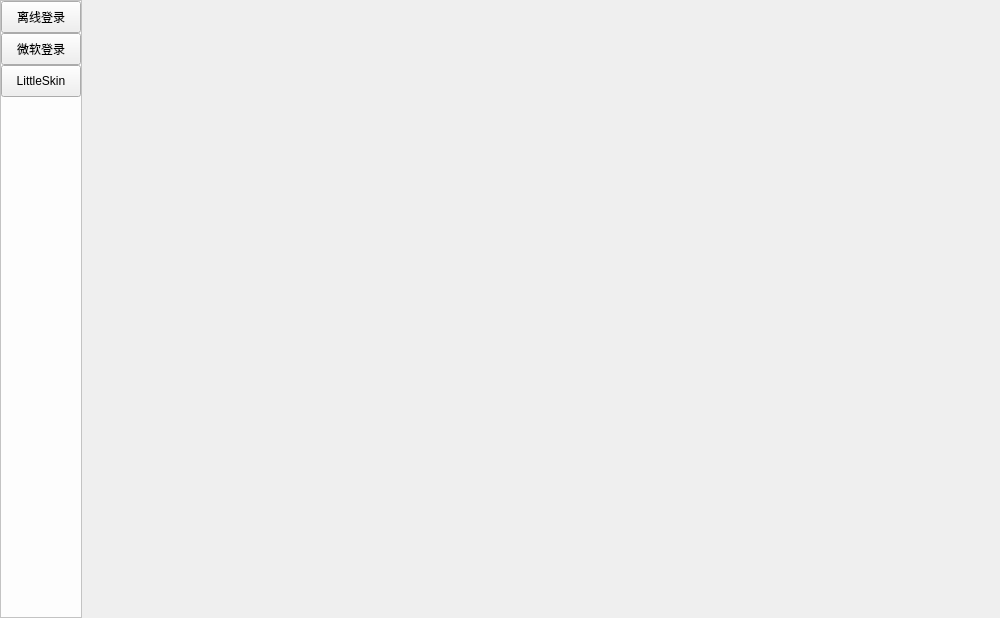
<?xml version="1.0" encoding="UTF-8"?>
<ui version="4.0">
 <class>CreateUser</class>
 <widget class="QWidget" name="CreateUser">
  <property name="geometry">
   <rect>
    <x>0</x>
    <y>0</y>
    <width>1000</width>
    <height>618</height>
   </rect>
  </property>
  <property name="windowTitle">
   <string>创建用户</string>
  </property>
  <layout class="QGridLayout" name="gridLayout">
   <property name="leftMargin">
    <number>0</number>
   </property>
   <property name="topMargin">
    <number>0</number>
   </property>
   <property name="rightMargin">
    <number>0</number>
   </property>
   <property name="bottomMargin">
    <number>0</number>
   </property>
   <property name="spacing">
    <number>0</number>
   </property>
   <item row="0" column="0">
    <widget class="QFrame" name="f_panel">
     <property name="maximumSize">
      <size>
       <width>16777215</width>
       <height>16777215</height>
      </size>
     </property>
     <property name="styleSheet">
      <string notr="true">QFrame{
	background-color: rgb(253,253,253);
}</string>
     </property>
     <property name="frameShape">
      <enum>QFrame::StyledPanel</enum>
     </property>
     <property name="frameShadow">
      <enum>QFrame::Raised</enum>
     </property>
     <layout class="QGridLayout" name="gridLayout_2">
      <property name="leftMargin">
       <number>0</number>
      </property>
      <property name="topMargin">
       <number>0</number>
      </property>
      <property name="rightMargin">
       <number>0</number>
      </property>
      <property name="bottomMargin">
       <number>0</number>
      </property>
      <property name="spacing">
       <number>0</number>
      </property>
      <item row="0" column="1">
       <widget class="TransparentTogglePushButton" name="pb_offline">
        <property name="minimumSize">
         <size>
          <width>0</width>
          <height>32</height>
         </size>
        </property>
        <property name="text">
         <string>离线登录</string>
        </property>
        <property name="checkable">
         <bool>true</bool>
        </property>
        <property name="autoExclusive">
         <bool>true</bool>
        </property>
       </widget>
      </item>
      <item row="1" column="1">
       <widget class="TransparentTogglePushButton" name="pb_microsoft">
        <property name="minimumSize">
         <size>
          <width>0</width>
          <height>32</height>
         </size>
        </property>
        <property name="text">
         <string>微软登录</string>
        </property>
        <property name="checkable">
         <bool>true</bool>
        </property>
        <property name="autoExclusive">
         <bool>true</bool>
        </property>
       </widget>
      </item>
      <item row="3" column="1">
       <spacer name="verticalSpacer">
        <property name="orientation">
         <enum>Qt::Vertical</enum>
        </property>
        <property name="sizeHint" stdset="0">
         <size>
          <width>20</width>
          <height>40</height>
         </size>
        </property>
       </spacer>
      </item>
      <item row="2" column="1">
       <widget class="TransparentTogglePushButton" name="pb_littleskin">
        <property name="minimumSize">
         <size>
          <width>0</width>
          <height>32</height>
         </size>
        </property>
        <property name="text">
         <string>LittleSkin</string>
        </property>
        <property name="checkable">
         <bool>true</bool>
        </property>
        <property name="autoExclusive">
         <bool>true</bool>
        </property>
       </widget>
      </item>
     </layout>
    </widget>
   </item>
   <item row="0" column="1">
    <widget class="QStackedWidget" name="sw_way"/>
   </item>
  </layout>
 </widget>
 <customwidgets>
  <customwidget>
   <class>TransparentTogglePushButton</class>
   <extends>QPushButton</extends>
   <header>qfluentwidgets</header>
  </customwidget>
 </customwidgets>
 <resources/>
 <connections/>
</ui>
